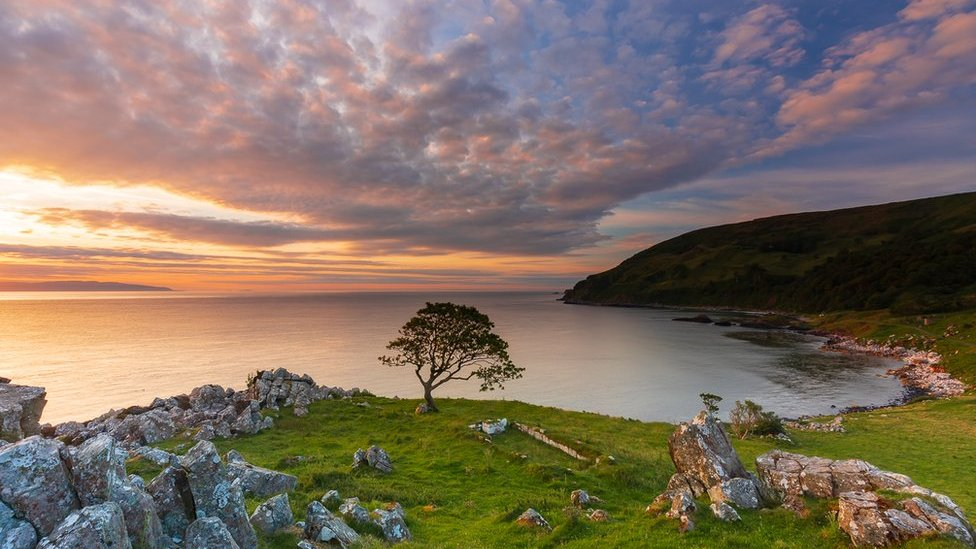
#> input picture test.jpg, 976 x 549 px
$ python main.py
#> lines starting #> are read from the running program, lines starting #| are printed output that depends on the picture
import tkinter as tk
import blur_function
import moveblur_function
import brighter_function
#import contrast_function
import negative_function
import sepia_function
import skew_function
import chrom_abr_function
import greyscale_function
import cv2

img = cv2.imread("test.jpg")
#> img is the input picture: shape (549, 976, 3); mean B, G, R 100.4, 114, 129
img = cv2.resize(img, (0,0), fx=0.5,fy=0.5)
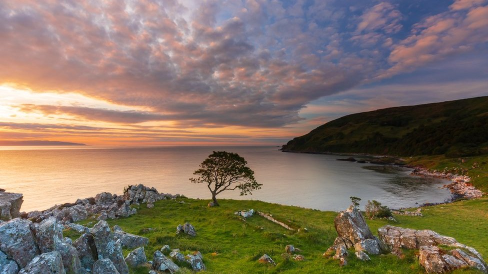
#> img: shape (274, 488, 3); mean B, G, R 100.6, 114.1, 129.2
window = tk.Tk()
window.geometry("400x460")


def img_input():
    global img
    img_name = input_txt.get(1.0, "end-1c")
    new = cv2.imread(img_name)
    if new is not None:
        img = new


blur_slider = tk.Scale(window, from_=1, to=4, orient=tk.HORIZONTAL)
blur = tk.Button(window, text="BLUR", command = lambda:blur_function.main(img, blur_slider.get()))

blur_move_slider = tk.Scale(window, from_=1, to=4, orient=tk.HORIZONTAL)
blur_move = tk.Button(window, text="MOVING BLUR", command = lambda:moveblur_function.main(img, blur_move_slider.get()))
#go through code
brighter_slider = tk.Scale(window, from_=1, to=10, orient=tk.HORIZONTAL)
brighter = tk.Button(window, text="BRIGHTER", command= lambda:brighter_function.main(img, brighter_slider.get()))
#go through code
#contrast = tk.Button(window, text="INCREASE CONTRAST", command= lambda:contrast_function.main(img))

negative = tk.Button(window, text="NEGATIVE", command=lambda:negative_function.main(img))

sepia = tk.Button(window, text="SEPIA", command=lambda:sepia_function.main(img))

skew = tk.Button(window, text="SKEW", command=lambda:skew_function.main(img))

chrom_slider = tk.Scale(window, from_=1, to=10, orient=tk.HORIZONTAL)
chrom = tk.Button(window, text="CHROMATIC ABERRATION", command=lambda:chrom_abr_function.main(img, chrom_slider.get()))
grey = tk.Button(window, text="GREYSCALE", command=lambda:greyscale_function.main(img))
input_txt = tk.Text(window, height = 1, width = 20)
imgButton = tk.Button(window, text = "Set image name", command = img_input)

blur.pack()
blur_slider.pack()
blur_move.pack()
blur_move_slider.pack()
brighter.pack()
brighter_slider.pack()
#contrast.pack()
negative.pack()
sepia.pack()
skew.pack()
chrom.pack()
chrom_slider.pack()
grey.pack()
input_txt.pack()
imgButton.pack()

window.mainloop()

$ run again, with flower.jpg copied over test.jpg
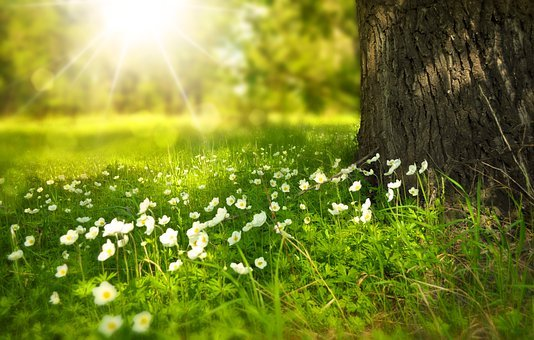
#> input picture flower.jpg, 534 x 340 px
#> img is the input picture: shape (340, 534, 3); mean B, G, R 45.4, 132.8, 122.3
#> `img = cv2.resize(img, (0,0), fx=0.5,fy=0.5)`:
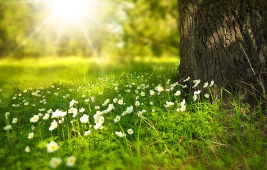
#> img: shape (170, 267, 3); mean B, G, R 45.5, 132.9, 122.4
